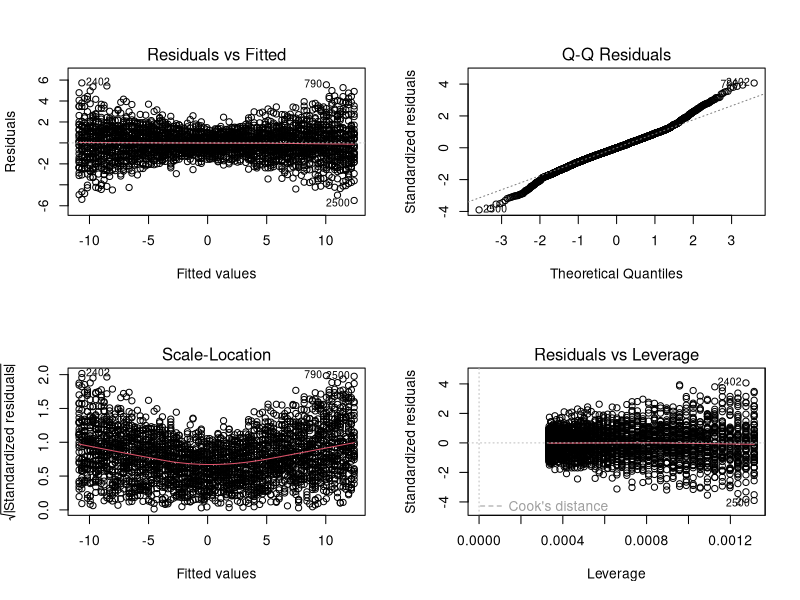
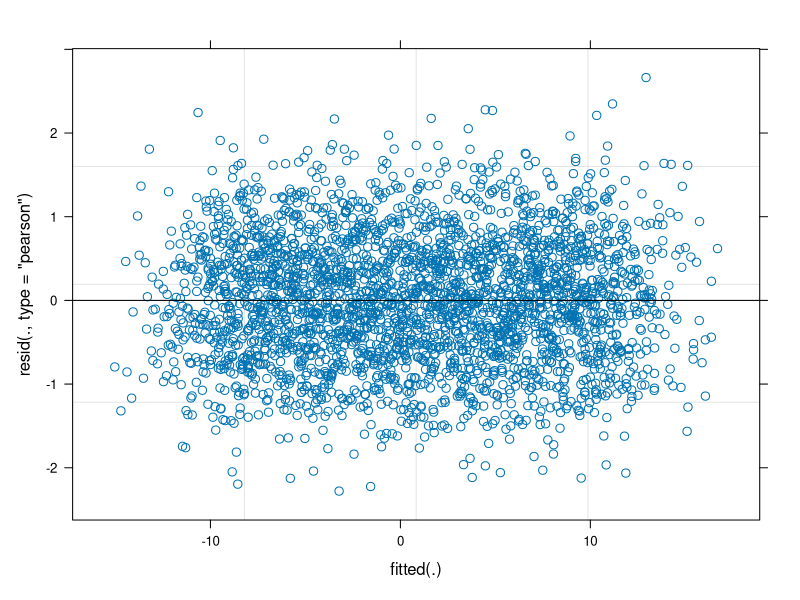

Generate these figures, in order, with R:
require(lme4)


rm(list = ls())
set.seed(6854)

# Units = Groups 
#                counter:     i
#                intercept:   alpha_i
#                slope:       beta_i
#
#                *2nd level*
#                linear pred: a_i
#
# Measurements  counter:       j
#
# Fixeff measurements:         x_ij.
#
# Responses:                   y_ij

###### GROUPS (or UNITS) ######

N <- 30  #  Number of groups.

# These are the second-level linear predictors.
unit.df = data.frame(unit = c(1:N), a = rnorm(N))

# These are the second-level linear models given the
# a effect. Or rather, this used a linear model
# to calculate the effective group intercepts and
# slopes from the a effect. These are "idealised"
# inasmuch as they would allow PERFECT prediction
# of the group intcp and slope from a, which
# means eliminating random between-group variance.

unit.df <-  within(unit.df, {
  E.alpha.given.a <-  1 - 0.15 * a
  E.beta.given.a  <-  3 + 0.30 * a
})


# Generate the random intercepts and slopes

library(mvtnorm)

q = 0.2  # Intercept SD.
r = 0.9  # Intcp-Slope Covariance.
s = 0.5  # Slope SD.

# Based on our choices of qq and ss above, slopes vary more than intercepts.
# Also we've specified a correlation of 0.9 (i.e., 0.09/√[0.04∗0.25] or r*q*s),
# so when the intercept's random effect is above its mean (of zero),
# the same is likely true for the slope.

cov.matrix <-  matrix(c(q^2, r * q * s, r * q * s, s^2), nrow = 2, byrow = TRUE)
random.effects <-  rmvnorm(N, mean = c(0, 0), sigma = cov.matrix)

# In other words:
#
#   ⎛  q^2   r*q*s  ⎞
#   ⎝  r*q*s   s^2  ⎠
#

# Add random variance (random effects) to idealised intercepts and slopes.
# This is what linguists think "random intcpt and slope" means exclusively.
unit.df$alpha <- unit.df$E.alpha.given.a + random.effects[, 1]
unit.df$beta  <- unit.df$E.beta.given.a  + random.effects[, 2]


###### MEASUREMENTS (or INDIVIDUALS) ######


J = 100     # Number of obs. per GROUP
M = J * N  # Total number of observations.

# Within each group, x values are perfectly the same. WHY?
x.grid = seq(-4, 4, by = 8/J)[0:J]
within.unit.df <-  data.frame(
  unit = sort(rep(c(1:N), J)),
  j    = rep(c(1:J), N),
  x    = rep(x.grid, N)
  )

# Create full data frame with y values (with some standard normal epsilon).
# Note that alpha and beta are generated by the second-leve model
# PLUS random between-group variance.
flat.df <- merge(unit.df, within.unit.df)  # natural join using "unit"
flat.df <- within(flat.df, y <- alpha + x * beta + 0.75 * rnorm(n = M))

# Reduce to information we would have in actual experiment.
simple.df <-  flat.df[, c("unit", "a", "x", "y")]

# WHAT DOES THIS MEAN EXACTLY?
# For the purpose of comparison, we'll keep track of the Akaike information criterion (AIC),
# a general-purpose criterion for model comparison. Smaller is better, and there is good
# reason to believe we will find a model with a smaller AIC. For while αi and βi vary,
# they vary not about fixed means, but rather about conditional means given ai.
#
# => OK, they vary around the "idealised" group means introduced at the outset. I think
#    this is what he means.
# => YES, he does. They vary because there is a second-level model, and they vary
#    IN ADDITION TO THAT because there is random between-level variance.

# Calculate random effects model.
# This is how it is done in lmer, see Gelman & Hill (2007:303ff).
raneff.lmer <-  lmer(y ~ x + a + x : a + (1 + x | unit), data = simple.df)
print(summary(raneff.lmer))

# Compare with simple LM, ignoring random effects.
fixeff.lm <-  lm(y ~ x , data = simple.df)
print(summary(fixeff.lm))


par(mfrow=c(2,2))
plot(fixeff.lm)
par(mfrow=c(1,1))

plot(raneff.lmer)

